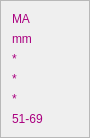
             <widget class="QFrame" name="frame_4">
              <property name="sizePolicy">
               <sizepolicy hsizetype="Minimum" vsizetype="Maximum">
                <horstretch>0</horstretch>
                <verstretch>0</verstretch>
               </sizepolicy>
              </property>
              <property name="minimumSize">
               <size>
                <width>90</width>
                <height>0</height>
               </size>
              </property>
              <property name="maximumSize">
               <size>
                <width>60</width>
                <height>16777215</height>
               </size>
              </property>
              <property name="frameShape">
               <enum>QFrame::StyledPanel</enum>
              </property>
              <property name="frameShadow">
               <enum>QFrame::Raised</enum>
              </property>
              <layout class="QGridLayout" name="gridLayout_13">
               <item row="4" column="0">
                <widget class="QLabel" name="lbMAValue_2">
                 <property name="styleSheet">
                  <string notr="true">color: rgb(170, 0, 127);
font: 12pt &quot;Microsoft JhengHei UI&quot;;</string>
                 </property>
                 <property name="text">
                  <string>*</string>
                 </property>
                </widget>
               </item>
               <item row="1" column="0">
                <widget class="QLabel" name="label_10">
                 <property name="styleSheet">
                  <string notr="true">color: rgb(170, 0, 127);
font: 12pt &quot;Microsoft JhengHei UI&quot;;</string>
                 </property>
                 <property name="text">
                  <string>mm</string>
                 </property>
                </widget>
               </item>
               <item row="2" column="0">
                <widget class="QLabel" name="lbMAValue">
                 <property name="styleSheet">
                  <string notr="true">color: rgb(170, 0, 127);
font: 12pt &quot;Microsoft JhengHei UI&quot;;</string>
                 </property>
                 <property name="text">
                  <string>*</string>
                 </property>
                </widget>
               </item>
               <item row="6" column="0">
                <widget class="QLabel" name="label_36">
                 <property name="styleSheet">
                  <string notr="true">color: rgb(170, 0, 127);
font: 12pt &quot;Microsoft JhengHei UI&quot;;</string>
                 </property>
                 <property name="text">
                  <string>51-69</string>
                 </property>
                </widget>
               </item>
               <item row="0" column="0">
                <widget class="QLabel" name="label_6">
                 <property name="sizePolicy">
                  <sizepolicy hsizetype="Preferred" vsizetype="Preferred">
                   <horstretch>0</horstretch>
                   <verstretch>0</verstretch>
                  </sizepolicy>
                 </property>
                 <property name="styleSheet">
                  <string notr="true">color: rgb(170, 0, 127);
font: 12pt &quot;Microsoft JhengHei UI&quot;;</string>
                 </property>
                 <property name="text">
                  <string>MA</string>
                 </property>
                </widget>
               </item>
               <item row="5" column="0">
                <widget class="QLabel" name="lbMAValue_3">
                 <property name="styleSheet">
                  <string notr="true">color: rgb(170, 0, 127);
font: 12pt &quot;Microsoft JhengHei UI&quot;;</string>
                 </property>
                 <property name="text">
                  <string>*</string>
                 </property>
                </widget>
               </item>
              </layout>
             </widget>
